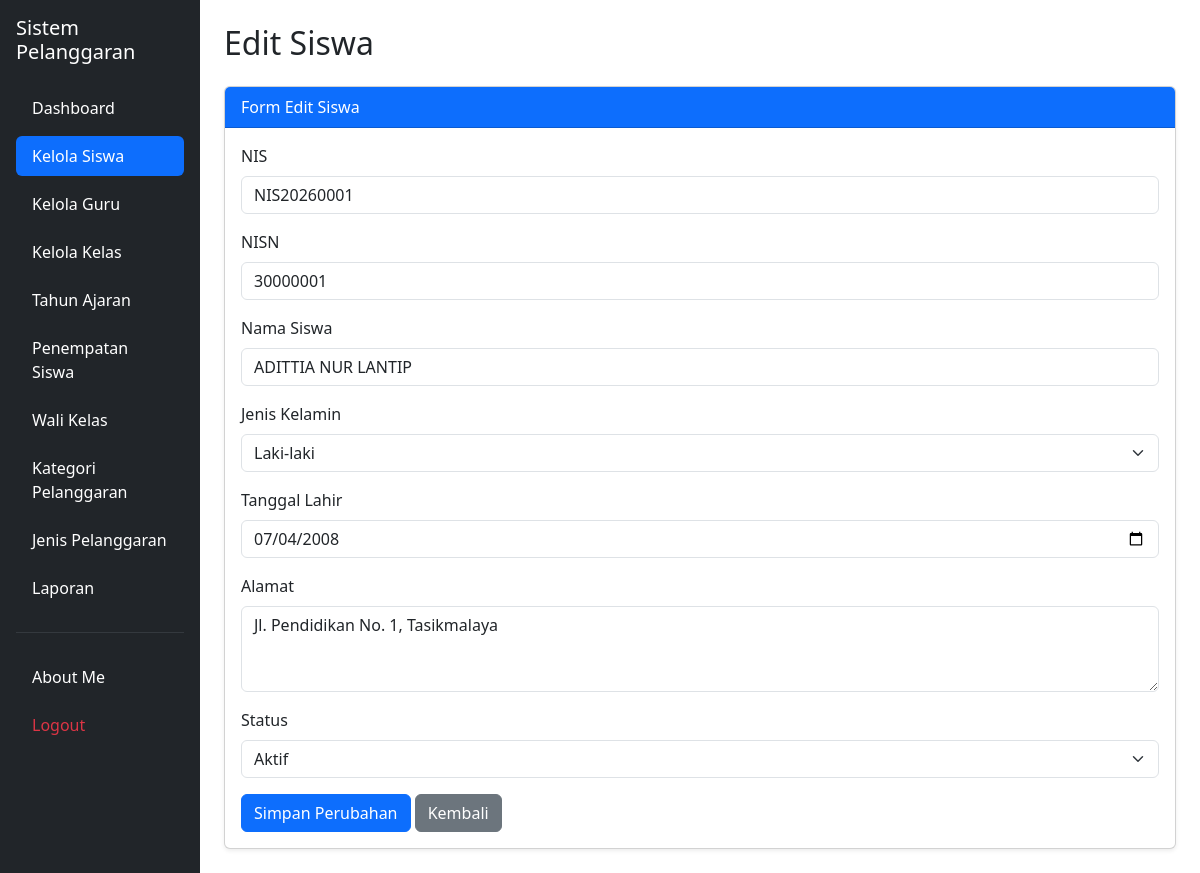
Page /edit_siswa.php?id=1 (signed in) on the committed database.
### tables this page shows
CREATE TABLE `t_siswa` (
  `id` int(11) NOT NULL,
  `nis` varchar(30) NOT NULL,
  `nisn` varchar(20) NOT NULL,
  `nama` varchar(150) NOT NULL,
  `jenis_kelamin` char(1) NOT NULL,
  `tanggal_lahir` date DEFAULT NULL,
  `alamat` text NOT NULL,
  `status_aktif` tinyint(1) NOT NULL,
  `created_at` timestamp NOT NULL DEFAULT current_timestamp(),
  `update_at` timestamp NOT NULL DEFAULT current_timestamp()
);

### edit_siswa.php (the view, shortened to what this page needs)
<?php
include "config/koneksi.php";
$id = isset($_GET['id']) ? (int) $_GET['id'] : 0;
$stmt = mysqli_prepare($koneksi, "SELECT * FROM t_siswa WHERE id = ?");
mysqli_stmt_bind_param($stmt, "i", $id);
mysqli_stmt_execute($stmt);
$result = mysqli_stmt_get_result($stmt);
$data = mysqli_fetch_assoc($result);
?>
<!DOCTYPE html>
<html lang="id">
<head>
    <link
        href="https://cdn.jsdelivr.net/npm/bootstrap@5.3.8/dist/css/bootstrap.min.css"
        rel="stylesheet">
</head>
<body>
<div class="container-fluid">
    <div class="row">
<aside class="col-md-3 col-lg-2 bg-dark min-vh-100 p-3">
    <h5 class="text-white mb-4">
        Sistem Pelanggaran
    </h5>
    <ul class="nav nav-pills flex-column gap-2">
        <li class="nav-item">
            <a href="dashboard.php" class="nav-link text-white">
                Dashboard
            </a>
        </li>
        <li class="nav-item">
            <a href="siswa.php" class="nav-link active">
                Kelola Siswa
            </a>
        </li>
        <li class="nav-item">
            <a href="guru.php" class="nav-link text-white">
                Kelola Guru
            </a>
        </li>
        <li class="nav-item">
            <a href="kelas.php" class="nav-link text-white">
                Kelola Kelas
            </a>
        </li>
        <li class="nav-item">
            <a href="tahun_ajaran.php" class="nav-link text-white">
                Tahun Ajaran
            </a>
        </li>
        <li class="nav-item">
            <a href="penempatan_siswa.php" class="nav-link text-white">
                Penempatan Siswa
            </a>
        </li>
        <li class="nav-item">
            <a href="wali_kelas.php" class="nav-link text-white">
                Wali Kelas
            </a>
        </li>
        <li class="nav-item">
            <a href="kategori_pelanggaran.php" class="nav-link text-white">
                Kategori Pelanggaran
            </a>
        </li>
        <li class="nav-item">
            <a href="jenis_pelanggaran.php" class="nav-link text-white">
                Jenis Pelanggaran
            </a>
        </li>
        <li class="nav-item">
            <a href="laporan.php" class="nav-link text-white">
                Laporan
            </a>
        </li>
        <hr class="text-secondary">
        <li class="nav-item">
            <a href="about_me.php" class="nav-link text-white">
                About Me
            </a>
        </li>
        <li class="nav-item">
            <a href="logout.php"
               class="nav-link text-danger"
               onclick="return confirm('Yakin ingin logout?')">
                Logout
            </a>
        </li>
    </ul>
</aside>
        <main class="col-md-9 col-lg-10 p-4">
            <h2 class="mb-4">Edit Siswa</h2>
            <div class="card shadow-sm">
                <div class="card-header bg-primary text-white">
                    Form Edit Siswa
                </div>
                <div class="card-body">
                    <form method="POST">
                        <div class="mb-3">
                            <label for="nis" class="form-label">NIS</label>
                            <input
                                type="text"
                                name="nis"
                                id="nis"
                                class="form-control"
                                value="<?= htmlspecialchars($data['nis'] ?? ''); ?>"
                                required>
                        </div>
                        <div class="mb-3">
                            <label for="nisn" class="form-label">NISN</label>
                            <input
                                type="text"
                                name="nisn"
                                id="nisn"
                                class="form-control"
                                value="<?= htmlspecialchars($data['nisn'] ?? ''); ?>"
                                required>
                        </div>
                        <div class="mb-3">
                            <label for="nama" class="form-label">Nama Siswa</label>
                            <input
                                type="text"
                                name="nama"
                                id="nama"
                                class="form-control"
                                value="<?= htmlspecialchars($data['nama'] ?? ''); ?>"
                                required>
                        </div>
                        <div class="mb-3">
                            <label for="jenis_kelamin" class="form-label">
                                Jenis Kelamin
                            </label>
                            <select
                                name="jenis_kelamin"
                                id="jenis_kelamin"
                                class="form-select"
                                required>
                                <option value="L"
                                    <?= ($data['jenis_kelamin'] ?? '') == 'L' ? 'selected' : ''; ?>>
                                    Laki-laki
                                </option>
                            </select>
                        </div>
                        <div class="mb-3">
                            <label for="tanggal_lahir" class="form-label">
                                Tanggal Lahir
                            </label>
                            <input
                                type="date"
                                name="tanggal_lahir"
                                id="tanggal_lahir"
                                class="form-control"
                                value="<?= htmlspecialchars($data['tanggal_lahir'] ?? ''); ?>"
                                required>
                        </div>
                        <div class="mb-3">
                            <label for="alamat" class="form-label">Alamat</label>
                            <textarea
                                name="alamat"
                                id="alamat"
                                class="form-control"
                                rows="3"
                                required><?= htmlspecialchars($data['alamat'] ?? ''); ?></textarea>
                        </div>
                        <div class="mb-3">
                            <label for="status_aktif" class="form-label">
                                Status
                            </label>
                            <select
                                name="status_aktif"
                                id="status_aktif"
                                class="form-select"
                                required>
                                <option value="1"
                                    <?= ($data['status_aktif'] ?? 0) == 1 ? 'selected' : ''; ?>>
                                    Aktif
                                </option>
                            </select>
                        </div>
                        <button
                            type="submit"
                            name="update"
                            class="btn btn-primary">
                            Simpan Perubahan
                        </button>
                        <a href="siswa.php" class="btn btn-secondary">
                            Kembali
                        </a>
                    </form>
                </div>
            </div>
        </main>
    </div>
</div>
</body>
</html>

### rows in the picture
t_siswa: nis "NIS20260001", nisn "30000001", nama "ADITTIA NUR LANTIP", jenis_kelamin "Laki-laki", tanggal_lahir "07/04/2008", alamat "Jl. Pendidikan No. 1, Tasikmalaya", status_aktif "Aktif"
